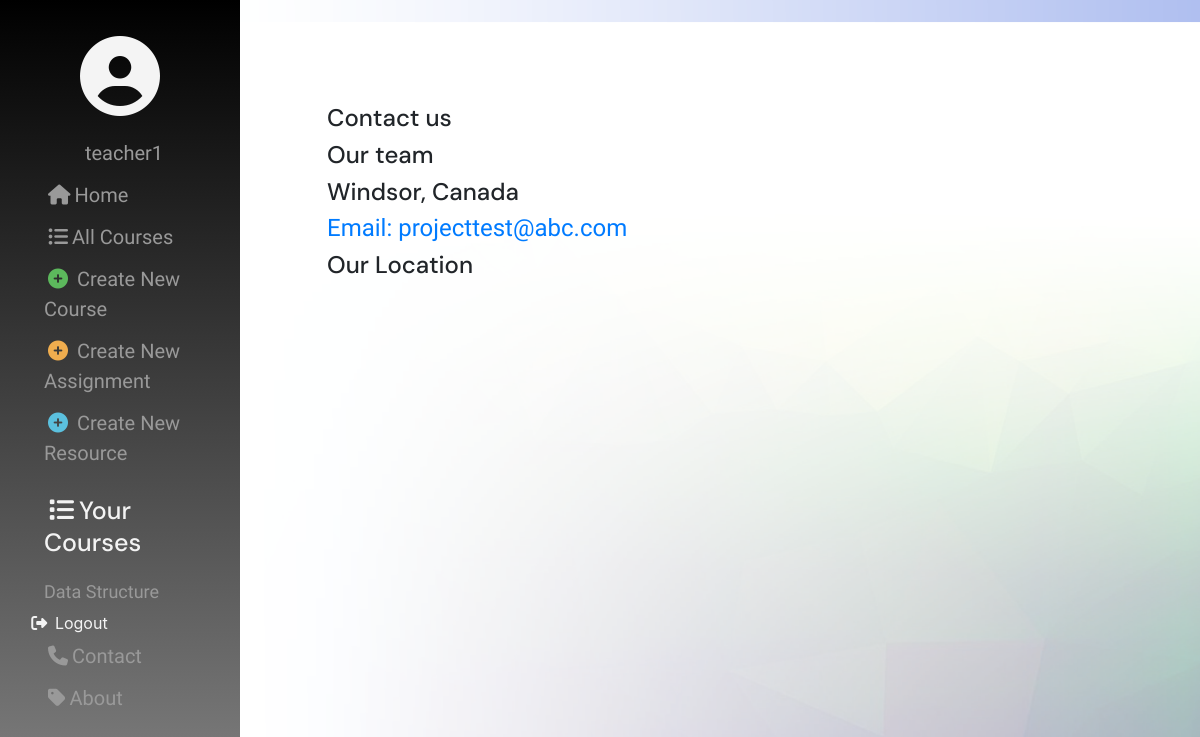
Page /contact (signed in) on the earlier database version.
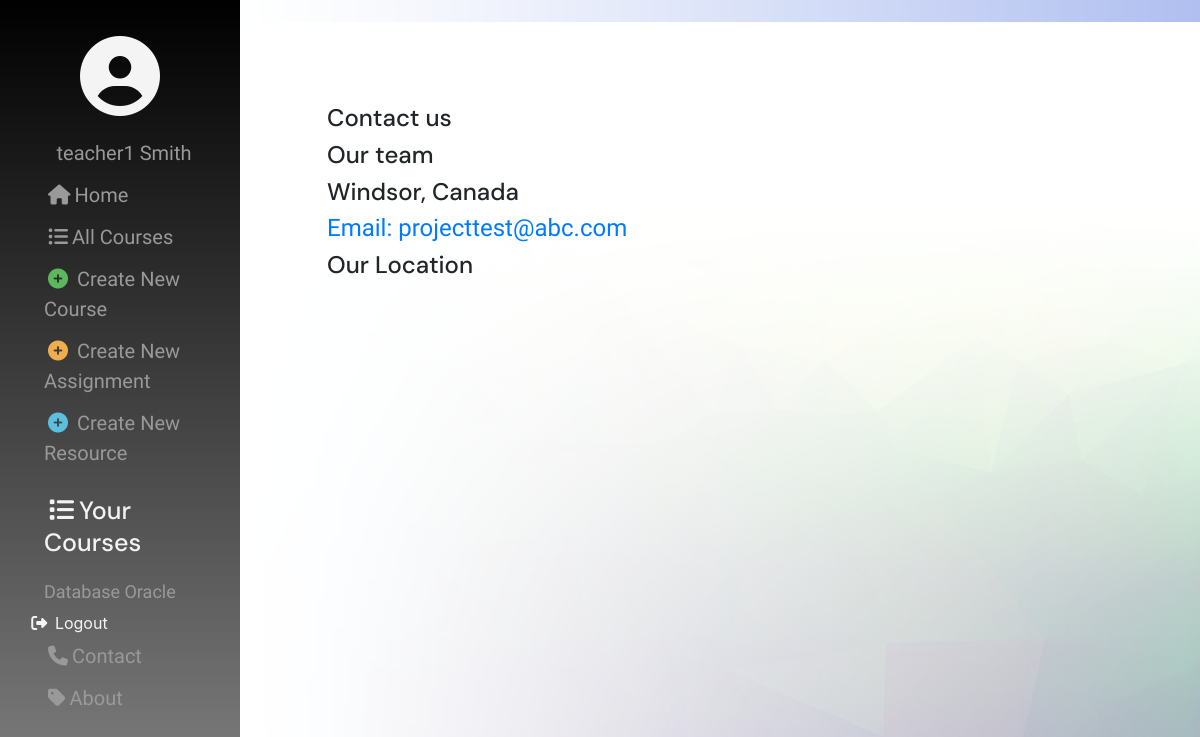
Same page on the later database version.
### users/models.py (models this page shows)
class User(auth.models.AbstractUser):
    USER_TYPE_CHOICES = (
        (1, 'Student'),
        (2, 'Teacher')
    )
    user_type = models.PositiveIntegerField(choices=USER_TYPE_CHOICES, default=1)
    def __str__(self):
        return self.first_name + ' ' + self.last_name

### courses/models.py (models this page shows, shortened)
class Course(models.Model):
    course_name = models.CharField(max_length=200)
    course_description = models.TextField()
    teacher = models.ForeignKey(User, related_name="course", on_delete=models.CASCADE)
    students = models.ManyToManyField(User, through='Enrollment', related_name="student_course")
    def __str__(self):
        return self.course_name
    class Meta:
        ordering = ['course_name']

### lms2024fall/views.py (the view)
# urls.py: path('contact', project_views.contact, name="contact"),
def contact(request):
    return render(request, 'contact.html')

### courses/context_processors.py (called while the page is built)
def courses_processor(request):
    course = Course.objects.all()
    return {'list_courses': course}

### templates/contact.html (shortened to what this page needs)
{% extends 'base.html' %}
{% block body_content %}
    <div class="container">
        <br>
        <br>
        <br>
        <div class="ml-5">
            <h4>Contact us</h4>
            <h4>Our team</h4>
            <h4>Windsor, Canada</h4>
            <h4><a href="mailto:projecttest@abc.com">Email: projecttest@abc.com</a></h4>
            <h4>Our Location</h4>
            <br>
            <div class="mt-2">
                <iframe src="https://www.google.com/maps/embed?pb=!1m14!1m12!1m3!1d79400.9818319455!2d-82.98063785183861!3d42.30505787181649!2m3!1f0!2f0!3f0!3m2!1i1024!2i768!4f13.1!5e0!3m2!1sen!2sus!4v1730128449767!5m2!1sen!2sus" width="400" height="300" style="border:0;" allowfullscreen="" loading="lazy"></iframe>
            </div>
        </div>
    </div>
{% endblock body_content %}

### templates/base.html (shortened to what this page needs)
{% load static %}
<html lang="en">
<head>
    <link href="https://cdn.bootcdn.net/ajax/libs/twitter-bootstrap/4.5.2/css/bootstrap.min.css" rel="stylesheet">
    <link href="https://cdn.bootcdn.net/ajax/libs/font-awesome/4.7.0/css/font-awesome.min.css" rel="stylesheet">
    <link rel="stylesheet" href="{% static 'css/master.css' %}" />
</head>
<body>
    <div class="sidenav">
        <div class="side-items">
        <span class="sidemenu side-element"><i class="fa fa-user-circle fa-5x" id="profile"></i></span>
        {% if user.is_authenticated %}
            <a href="{% url 'profile' pk=user.pk %}" class="sidemenu side-element">{{user}}</a>
            <a href="{% url 'home' %}"><i class="fa fa-home"></i>Home</a>
            <a href="{% url 'courses:list' %}"><i class="fa fa-list-ul"></i>All Courses</a>
            {% if user.user_type == 1 %}
                <span class="sidemenu"><h5 id="side-head"><i class="fa fa-list courses-icon"></i>Your Courses</h5></span>
                {% for course in list_courses %}
                    {% if user in course.students.all %}
                        <span class="course-item"><a href="{% url 'courses:detail' pk=course.pk %}" >{{course}}</a></span>
                    {% endif %}
                {% endfor %}
            {% else %}
                <a href="{% url 'courses:create' %}"><i class="fa fa-plus-circle" style="color: #5cb85c;font-size: 20px;"></i> Create New Course</a>
                <a href="{% url 'assignments:create' %}"><i class="fa fa-plus-circle" style="color: #f0ad4e;font-size: 20px;"></i> Create New Assignment</a>
                <a href="{% url 'resources:create' %}"><i class="fa fa-plus-circle" style="color: #5bc0de;font-size: 20px;"></i> Create New Resource</a>
                <span class="sidemenu"><h5 id="side-head"><i class="fa fa-list courses-icon"></i>Your Courses</h5></span>
                {% for course in list_courses %}
                    {% if user.id == course.teacher.id %}
                        <span class="course-item"><a href="{% url 'courses:detail' pk=course.pk %}" >{{course}}</a></span>
                    {% endif %}
                {% endfor %}
            {% endif %}
            <form method="POST" action="{% url 'users:logout' %}" style="display: inline;">
                <button type="submit" class="sidemenu" style="background: none; border: none; padding: 0; margin: 0; cursor: pointer;">
                    <i class="fa fa-sign-out"></i> Logout
                </button>
            </form>
            <a href="{% url 'contact' %}"><i class="fa fa-phone"></i>Contact</a>
            <a href="{% url 'about' %}"><i class="fa fa-tag"></i>About</a>
        {% endif %}
        </div>
    </div>
    <div class="content">
        {% block body_content %}
        {% endblock body_content %}
    </div>
</body>
</html>

Differences in the rows shown:
changed User: first_name+last_name "teacher1" → "teacher1 Smith"
changed Course: course_name "Data Structure" → "Database Oracle"
